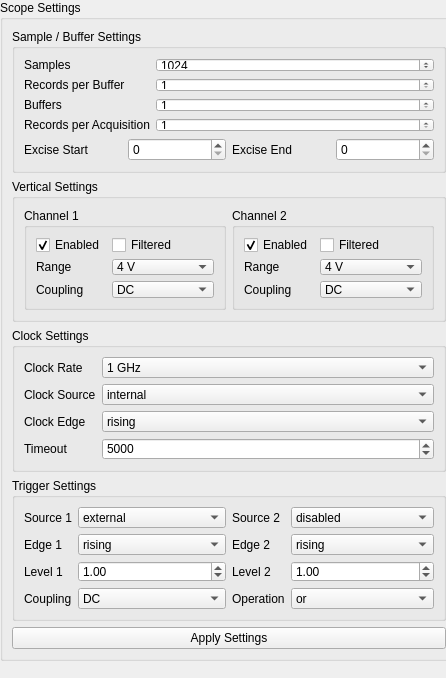
<?xml version="1.0" encoding="UTF-8"?>
<ui version="4.0">
 <class>AlazarForm</class>
 <widget class="QWidget" name="AlazarForm">
  <property name="geometry">
   <rect>
    <x>0</x>
    <y>0</y>
    <width>446</width>
    <height>678</height>
   </rect>
  </property>
  <property name="windowTitle">
   <string>Form</string>
  </property>
  <widget class="QGroupBox" name="ScopeSettings">
   <property name="geometry">
    <rect>
     <x>0</x>
     <y>0</y>
     <width>458</width>
     <height>661</height>
    </rect>
   </property>
   <property name="title">
    <string>Scope Settings</string>
   </property>
   <layout class="QVBoxLayout" name="verticalLayout_5">
    <item>
     <widget class="QGroupBox" name="SampleSettings">
      <property name="sizePolicy">
       <sizepolicy hsizetype="Preferred" vsizetype="Preferred">
        <horstretch>0</horstretch>
        <verstretch>0</verstretch>
       </sizepolicy>
      </property>
      <property name="title">
       <string>Sample / Buffer Settings</string>
      </property>
      <layout class="QGridLayout" name="gridLayout">
       <item row="0" column="0">
        <layout class="QFormLayout" name="formLayout">
         <property name="fieldGrowthPolicy">
          <enum>QFormLayout::AllNonFixedFieldsGrow</enum>
         </property>
         <item row="0" column="0">
          <widget class="QLabel" name="label">
           <property name="text">
            <string>Samples</string>
           </property>
          </widget>
         </item>
         <item row="0" column="1">
          <widget class="QSpinBox" name="param_samplesPerRecord">
           <property name="minimum">
            <number>32</number>
           </property>
           <property name="maximum">
            <number>999999999</number>
           </property>
           <property name="singleStep">
            <number>64</number>
           </property>
           <property name="value">
            <number>1024</number>
           </property>
          </widget>
         </item>
         <item row="1" column="0">
          <widget class="QLabel" name="label_2">
           <property name="text">
            <string>Records per Buffer</string>
           </property>
          </widget>
         </item>
         <item row="1" column="1">
          <widget class="QSpinBox" name="param_recordsPerBuffer">
           <property name="minimum">
            <number>1</number>
           </property>
           <property name="maximum">
            <number>999999999</number>
           </property>
          </widget>
         </item>
         <item row="2" column="0">
          <widget class="QLabel" name="label_3">
           <property name="text">
            <string>Buffers</string>
           </property>
          </widget>
         </item>
         <item row="2" column="1">
          <widget class="QSpinBox" name="param_bufferCount">
           <property name="minimum">
            <number>1</number>
           </property>
           <property name="maximum">
            <number>999999999</number>
           </property>
          </widget>
         </item>
         <item row="3" column="0">
          <widget class="QLabel" name="label_21">
           <property name="text">
            <string>Records per Acquisition</string>
           </property>
          </widget>
         </item>
         <item row="3" column="1">
          <widget class="QSpinBox" name="param_recordsPerAcquisition">
           <property name="minimum">
            <number>1</number>
           </property>
           <property name="maximum">
            <number>999999999</number>
           </property>
           <property name="value">
            <number>1</number>
           </property>
          </widget>
         </item>
        </layout>
       </item>
       <item row="6" column="0">
        <layout class="QHBoxLayout" name="horizontalLayout_7">
         <item>
          <widget class="QLabel" name="label_22">
           <property name="text">
            <string>Excise Start</string>
           </property>
          </widget>
         </item>
         <item>
          <widget class="QSpinBox" name="param_excise_start"/>
         </item>
         <item>
          <widget class="QLabel" name="label_23">
           <property name="text">
            <string>Excise End</string>
           </property>
          </widget>
         </item>
         <item>
          <widget class="QSpinBox" name="param_excise_end"/>
         </item>
        </layout>
       </item>
      </layout>
     </widget>
    </item>
    <item>
     <widget class="QGroupBox" name="VerticalSettings">
      <property name="sizePolicy">
       <sizepolicy hsizetype="Preferred" vsizetype="Preferred">
        <horstretch>0</horstretch>
        <verstretch>0</verstretch>
       </sizepolicy>
      </property>
      <property name="title">
       <string>Vertical Settings</string>
      </property>
      <layout class="QHBoxLayout" name="horizontalLayout_2">
       <item>
        <widget class="QGroupBox" name="Ch1Vertical">
         <property name="title">
          <string>Channel 1</string>
         </property>
         <layout class="QVBoxLayout" name="verticalLayout_3">
          <item>
           <layout class="QFormLayout" name="formLayout_5">
            <property name="fieldGrowthPolicy">
             <enum>QFormLayout::AllNonFixedFieldsGrow</enum>
            </property>
            <item row="0" column="0">
             <widget class="QCheckBox" name="param_ch1_enabled">
              <property name="text">
               <string>Enabled</string>
              </property>
              <property name="checked">
               <bool>true</bool>
              </property>
             </widget>
            </item>
            <item row="0" column="1">
             <widget class="QCheckBox" name="param_ch1_filter">
              <property name="text">
               <string>Filtered</string>
              </property>
             </widget>
            </item>
            <item row="1" column="0">
             <widget class="QLabel" name="label_16">
              <property name="text">
               <string>Range</string>
              </property>
             </widget>
            </item>
            <item row="1" column="1">
             <widget class="QComboBox" name="param_ch1_range_txt">
              <item>
               <property name="text">
                <string>4 V</string>
               </property>
              </item>
              <item>
               <property name="text">
                <string>2 V</string>
               </property>
              </item>
              <item>
               <property name="text">
                <string>1 V</string>
               </property>
              </item>
              <item>
               <property name="text">
                <string>400 mV</string>
               </property>
              </item>
              <item>
               <property name="text">
                <string>200 mV</string>
               </property>
              </item>
              <item>
               <property name="text">
                <string>100 mV</string>
               </property>
              </item>
              <item>
               <property name="text">
                <string>40 mV</string>
               </property>
              </item>
             </widget>
            </item>
            <item row="2" column="0">
             <widget class="QLabel" name="label_17">
              <property name="text">
               <string>Coupling</string>
              </property>
             </widget>
            </item>
            <item row="2" column="1">
             <widget class="QComboBox" name="param_ch1_coupling">
              <item>
               <property name="text">
                <string>DC</string>
               </property>
              </item>
              <item>
               <property name="text">
                <string>AC</string>
               </property>
              </item>
             </widget>
            </item>
           </layout>
          </item>
         </layout>
        </widget>
       </item>
       <item>
        <widget class="QGroupBox" name="Ch2Vertical">
         <property name="title">
          <string>Channel 2</string>
         </property>
         <layout class="QVBoxLayout" name="verticalLayout_4">
          <item>
           <layout class="QFormLayout" name="formLayout_6">
            <property name="fieldGrowthPolicy">
             <enum>QFormLayout::AllNonFixedFieldsGrow</enum>
            </property>
            <item row="0" column="0">
             <widget class="QCheckBox" name="param_ch2_enabled">
              <property name="text">
               <string>Enabled</string>
              </property>
              <property name="checked">
               <bool>true</bool>
              </property>
             </widget>
            </item>
            <item row="0" column="1">
             <widget class="QCheckBox" name="param_ch2_filter">
              <property name="text">
               <string>Filtered</string>
              </property>
             </widget>
            </item>
            <item row="1" column="0">
             <widget class="QLabel" name="label_18">
              <property name="text">
               <string>Range</string>
              </property>
             </widget>
            </item>
            <item row="1" column="1">
             <widget class="QComboBox" name="param_ch2_range_txt">
              <item>
               <property name="text">
                <string>4 V</string>
               </property>
              </item>
              <item>
               <property name="text">
                <string>2 V</string>
               </property>
              </item>
              <item>
               <property name="text">
                <string>1 V</string>
               </property>
              </item>
              <item>
               <property name="text">
                <string>400 mV</string>
               </property>
              </item>
              <item>
               <property name="text">
                <string>200 mV</string>
               </property>
              </item>
              <item>
               <property name="text">
                <string>100 mV</string>
               </property>
              </item>
              <item>
               <property name="text">
                <string>40 mV</string>
               </property>
              </item>
             </widget>
            </item>
            <item row="2" column="0">
             <widget class="QLabel" name="label_19">
              <property name="text">
               <string>Coupling</string>
              </property>
             </widget>
            </item>
            <item row="2" column="1">
             <widget class="QComboBox" name="param_ch2_coupling">
              <item>
               <property name="text">
                <string>DC</string>
               </property>
              </item>
              <item>
               <property name="text">
                <string>AC</string>
               </property>
              </item>
             </widget>
            </item>
           </layout>
          </item>
         </layout>
        </widget>
       </item>
      </layout>
     </widget>
    </item>
    <item>
     <widget class="QGroupBox" name="ClockSettings">
      <property name="sizePolicy">
       <sizepolicy hsizetype="Preferred" vsizetype="Preferred">
        <horstretch>0</horstretch>
        <verstretch>0</verstretch>
       </sizepolicy>
      </property>
      <property name="title">
       <string>Clock Settings</string>
      </property>
      <layout class="QVBoxLayout" name="verticalLayout">
       <item>
        <layout class="QFormLayout" name="formLayout_2">
         <property name="fieldGrowthPolicy">
          <enum>QFormLayout::AllNonFixedFieldsGrow</enum>
         </property>
         <item row="0" column="0">
          <widget class="QLabel" name="label_6">
           <property name="text">
            <string>Clock Rate</string>
           </property>
          </widget>
         </item>
         <item row="0" column="1">
          <widget class="QComboBox" name="param_sample_rate_txt">
           <item>
            <property name="text">
             <string>1 GHz</string>
            </property>
           </item>
           <item>
            <property name="text">
             <string>500 MHz</string>
            </property>
           </item>
           <item>
            <property name="text">
             <string>250 MHz</string>
            </property>
           </item>
           <item>
            <property name="text">
             <string>100 MHz</string>
            </property>
           </item>
           <item>
            <property name="text">
             <string>50 MHz</string>
            </property>
           </item>
           <item>
            <property name="text">
             <string>20 MHz</string>
            </property>
           </item>
           <item>
            <property name="text">
             <string>10 MHz</string>
            </property>
           </item>
           <item>
            <property name="text">
             <string>5 MHz</string>
            </property>
           </item>
           <item>
            <property name="text">
             <string>2 MHz</string>
            </property>
           </item>
           <item>
            <property name="text">
             <string>1 MHz</string>
            </property>
           </item>
           <item>
            <property name="text">
             <string>20 kHz</string>
            </property>
           </item>
           <item>
            <property name="text">
             <string>10 kHz</string>
            </property>
           </item>
           <item>
            <property name="text">
             <string>5 kHz</string>
            </property>
           </item>
           <item>
            <property name="text">
             <string>2 kHz</string>
            </property>
           </item>
           <item>
            <property name="text">
             <string>1 kHz</string>
            </property>
           </item>
          </widget>
         </item>
         <item row="1" column="0">
          <widget class="QLabel" name="label_4">
           <property name="text">
            <string>Clock Source</string>
           </property>
          </widget>
         </item>
         <item row="1" column="1">
          <widget class="QComboBox" name="param_clock_source">
           <item>
            <property name="text">
             <string>internal</string>
            </property>
           </item>
           <item>
            <property name="text">
             <string>reference</string>
            </property>
           </item>
           <item>
            <property name="text">
             <string>60 MHz</string>
            </property>
           </item>
           <item>
            <property name="text">
             <string>1 GHz</string>
            </property>
           </item>
          </widget>
         </item>
         <item row="2" column="0">
          <widget class="QLabel" name="label_5">
           <property name="text">
            <string>Clock Edge</string>
           </property>
          </widget>
         </item>
         <item row="2" column="1">
          <widget class="QComboBox" name="param_clock_edge">
           <item>
            <property name="text">
             <string>rising</string>
            </property>
           </item>
           <item>
            <property name="text">
             <string>falling</string>
            </property>
           </item>
          </widget>
         </item>
         <item row="3" column="0">
          <widget class="QLabel" name="label_10">
           <property name="text">
            <string>Timeout</string>
           </property>
          </widget>
         </item>
         <item row="3" column="1">
          <widget class="QSpinBox" name="param_timeout">
           <property name="maximum">
            <number>1000000000</number>
           </property>
           <property name="value">
            <number>5000</number>
           </property>
          </widget>
         </item>
        </layout>
       </item>
      </layout>
     </widget>
    </item>
    <item>
     <widget class="QGroupBox" name="TriggerSettings">
      <property name="sizePolicy">
       <sizepolicy hsizetype="Preferred" vsizetype="Preferred">
        <horstretch>0</horstretch>
        <verstretch>0</verstretch>
       </sizepolicy>
      </property>
      <property name="title">
       <string>Trigger Settings</string>
      </property>
      <layout class="QVBoxLayout" name="verticalLayout_6">
       <item>
        <layout class="QHBoxLayout" name="horizontalLayout">
         <item>
          <layout class="QFormLayout" name="formLayout_3">
           <property name="fieldGrowthPolicy">
            <enum>QFormLayout::AllNonFixedFieldsGrow</enum>
           </property>
           <item row="0" column="0">
            <widget class="QLabel" name="label_7">
             <property name="text">
              <string>Source 1</string>
             </property>
            </widget>
           </item>
           <item row="0" column="1">
            <widget class="QComboBox" name="param_trigger_source1">
             <property name="currentIndex">
              <number>2</number>
             </property>
             <item>
              <property name="text">
               <string>CH_A</string>
              </property>
             </item>
             <item>
              <property name="text">
               <string>CH_B</string>
              </property>
             </item>
             <item>
              <property name="text">
               <string>external</string>
              </property>
             </item>
             <item>
              <property name="text">
               <string>disabled</string>
              </property>
             </item>
            </widget>
           </item>
           <item row="1" column="1">
            <widget class="QComboBox" name="param_trigger_edge1">
             <item>
              <property name="text">
               <string>rising</string>
              </property>
             </item>
             <item>
              <property name="text">
               <string>falling</string>
              </property>
             </item>
            </widget>
           </item>
           <item row="2" column="0">
            <widget class="QLabel" name="label_9">
             <property name="text">
              <string>Level 1</string>
             </property>
            </widget>
           </item>
           <item row="2" column="1">
            <widget class="QDoubleSpinBox" name="param_trigger_level1">
             <property name="value">
              <double>1.000000000000000</double>
             </property>
            </widget>
           </item>
           <item row="3" column="0">
            <widget class="QLabel" name="label_11">
             <property name="text">
              <string>Coupling</string>
             </property>
            </widget>
           </item>
           <item row="3" column="1">
            <widget class="QComboBox" name="param_trigger_coupling">
             <item>
              <property name="text">
               <string>DC</string>
              </property>
             </item>
             <item>
              <property name="text">
               <string>AC</string>
              </property>
             </item>
            </widget>
           </item>
           <item row="1" column="0">
            <widget class="QLabel" name="label_8">
             <property name="text">
              <string>Edge 1</string>
             </property>
            </widget>
           </item>
          </layout>
         </item>
         <item>
          <layout class="QFormLayout" name="formLayout_4">
           <property name="fieldGrowthPolicy">
            <enum>QFormLayout::AllNonFixedFieldsGrow</enum>
           </property>
           <item row="0" column="0">
            <widget class="QLabel" name="label_12">
             <property name="text">
              <string>Source 2</string>
             </property>
            </widget>
           </item>
           <item row="0" column="1">
            <widget class="QComboBox" name="param_trigger_source2">
             <property name="currentIndex">
              <number>3</number>
             </property>
             <item>
              <property name="text">
               <string>CH_A</string>
              </property>
             </item>
             <item>
              <property name="text">
               <string>CH_B</string>
              </property>
             </item>
             <item>
              <property name="text">
               <string>external</string>
              </property>
             </item>
             <item>
              <property name="text">
               <string>disabled</string>
              </property>
             </item>
            </widget>
           </item>
           <item row="1" column="1">
            <widget class="QComboBox" name="param_trigger_edge2">
             <item>
              <property name="text">
               <string>rising</string>
              </property>
             </item>
             <item>
              <property name="text">
               <string>falling</string>
              </property>
             </item>
            </widget>
           </item>
           <item row="2" column="0">
            <widget class="QLabel" name="label_13">
             <property name="text">
              <string>Level 2</string>
             </property>
            </widget>
           </item>
           <item row="2" column="1">
            <widget class="QDoubleSpinBox" name="param_trigger_level2">
             <property name="value">
              <double>1.000000000000000</double>
             </property>
            </widget>
           </item>
           <item row="3" column="0">
            <widget class="QLabel" name="label_14">
             <property name="text">
              <string>Operation</string>
             </property>
            </widget>
           </item>
           <item row="1" column="0">
            <widget class="QLabel" name="label_15">
             <property name="text">
              <string>Edge 2</string>
             </property>
            </widget>
           </item>
           <item row="3" column="1">
            <widget class="QComboBox" name="param_trigger_operation">
             <item>
              <property name="text">
               <string>or</string>
              </property>
             </item>
             <item>
              <property name="text">
               <string>and</string>
              </property>
             </item>
             <item>
              <property name="text">
               <string>xor</string>
              </property>
             </item>
             <item>
              <property name="text">
               <string>and not</string>
              </property>
             </item>
            </widget>
           </item>
          </layout>
         </item>
        </layout>
       </item>
      </layout>
     </widget>
    </item>
    <item>
     <widget class="QPushButton" name="applyButton">
      <property name="text">
       <string>Apply Settings</string>
      </property>
     </widget>
    </item>
   </layout>
  </widget>
 </widget>
 <resources/>
 <connections/>
</ui>
